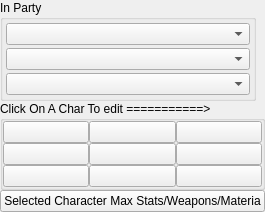
      <widget class="QWidget" name="tab_party">
       <property name="focusPolicy">
        <enum>Qt::NoFocus</enum>
       </property>
       <attribute name="title">
        <string>Party</string>
       </attribute>
       <layout class="QHBoxLayout" name="horizontalLayout_18">
        <property name="spacing">
         <number>0</number>
        </property>
        <property name="leftMargin">
         <number>0</number>
        </property>
        <property name="topMargin">
         <number>0</number>
        </property>
        <property name="rightMargin">
         <number>0</number>
        </property>
        <property name="bottomMargin">
         <number>0</number>
        </property>
        <item>
         <widget class="QFrame" name="frmParty">
          <layout class="QVBoxLayout" name="verticalLayout_23">
           <property name="spacing">
            <number>0</number>
           </property>
           <property name="leftMargin">
            <number>0</number>
           </property>
           <property name="topMargin">
            <number>0</number>
           </property>
           <property name="rightMargin">
            <number>0</number>
           </property>
           <property name="bottomMargin">
            <number>0</number>
           </property>
           <item>
            <widget class="QFrame" name="frmPartyMoney">
             <property name="sizePolicy">
              <sizepolicy hsizetype="Preferred" vsizetype="Fixed">
               <horstretch>0</horstretch>
               <verstretch>0</verstretch>
              </sizepolicy>
             </property>
             <layout class="QHBoxLayout" name="horizontalLayout_84">
              <property name="spacing">
               <number>0</number>
              </property>
              <property name="leftMargin">
               <number>0</number>
              </property>
              <property name="topMargin">
               <number>0</number>
              </property>
              <property name="bottomMargin">
               <number>0</number>
              </property>
              <item>
               <widget class="QGroupBox" name="party_group_box">
                <property name="sizePolicy">
                 <sizepolicy hsizetype="Preferred" vsizetype="Preferred">
                  <horstretch>0</horstretch>
                  <verstretch>0</verstretch>
                 </sizepolicy>
                </property>
                <property name="title">
                 <string>In Party</string>
                </property>
                <layout class="QVBoxLayout" name="verticalLayout_10">
                 <property name="spacing">
                  <number>3</number>
                 </property>
                 <property name="leftMargin">
                  <number>3</number>
                 </property>
                 <property name="topMargin">
                  <number>3</number>
                 </property>
                 <property name="rightMargin">
                  <number>3</number>
                 </property>
                 <property name="bottomMargin">
                  <number>3</number>
                 </property>
                 <item>
                  <widget class="QComboBox" name="combo_party1">
                   <property name="sizePolicy">
                    <sizepolicy hsizetype="Preferred" vsizetype="Preferred">
                     <horstretch>0</horstretch>
                     <verstretch>0</verstretch>
                    </sizepolicy>
                   </property>
                   <property name="maxVisibleItems">
                    <number>13</number>
                   </property>
                   <property name="iconSize">
                    <size>
                     <width>32</width>
                     <height>32</height>
                    </size>
                   </property>
                  </widget>
                 </item>
                 <item>
                  <widget class="QComboBox" name="combo_party2">
                   <property name="enabled">
                    <bool>true</bool>
                   </property>
                   <property name="sizePolicy">
                    <sizepolicy hsizetype="Preferred" vsizetype="Preferred">
                     <horstretch>0</horstretch>
                     <verstretch>0</verstretch>
                    </sizepolicy>
                   </property>
                   <property name="maxVisibleItems">
                    <number>13</number>
                   </property>
                   <property name="iconSize">
                    <size>
                     <width>32</width>
                     <height>32</height>
                    </size>
                   </property>
                  </widget>
                 </item>
                 <item>
                  <widget class="QComboBox" name="combo_party3">
                   <property name="sizePolicy">
                    <sizepolicy hsizetype="Preferred" vsizetype="Preferred">
                     <horstretch>0</horstretch>
                     <verstretch>0</verstretch>
                    </sizepolicy>
                   </property>
                   <property name="maxVisibleItems">
                    <number>13</number>
                   </property>
                   <property name="iconSize">
                    <size>
                     <width>32</width>
                     <height>32</height>
                    </size>
                   </property>
                  </widget>
                 </item>
                </layout>
               </widget>
              </item>
             </layout>
            </widget>
           </item>
           <item>
            <widget class="QGroupBox" name="groupBox_5">
             <property name="maximumSize">
              <size>
               <width>16777215</width>
               <height>16777215</height>
              </size>
             </property>
             <property name="title">
              <string>Click On A Char To edit ===========&gt;</string>
             </property>
             <layout class="QGridLayout" name="gridLayout_2">
              <property name="leftMargin">
               <number>0</number>
              </property>
              <property name="topMargin">
               <number>0</number>
              </property>
              <property name="rightMargin">
               <number>0</number>
              </property>
              <property name="bottomMargin">
               <number>0</number>
              </property>
              <property name="spacing">
               <number>0</number>
              </property>
              <item row="2" column="0">
               <widget class="QPushButton" name="btn_cait">
                <property name="sizePolicy">
                 <sizepolicy hsizetype="Preferred" vsizetype="Preferred">
                  <horstretch>0</horstretch>
                  <verstretch>0</verstretch>
                 </sizepolicy>
                </property>
               </widget>
              </item>
              <item row="1" column="1">
               <widget class="QPushButton" name="btn_red">
                <property name="enabled">
                 <bool>true</bool>
                </property>
                <property name="sizePolicy">
                 <sizepolicy hsizetype="Preferred" vsizetype="Preferred">
                  <horstretch>0</horstretch>
                  <verstretch>0</verstretch>
                 </sizepolicy>
                </property>
               </widget>
              </item>
              <item row="0" column="1">
               <widget class="QPushButton" name="btn_barret">
                <property name="sizePolicy">
                 <sizepolicy hsizetype="Preferred" vsizetype="Preferred">
                  <horstretch>0</horstretch>
                  <verstretch>0</verstretch>
                 </sizepolicy>
                </property>
               </widget>
              </item>
              <item row="2" column="2">
               <widget class="QPushButton" name="btn_cid">
                <property name="sizePolicy">
                 <sizepolicy hsizetype="Preferred" vsizetype="Preferred">
                  <horstretch>0</horstretch>
                  <verstretch>0</verstretch>
                 </sizepolicy>
                </property>
               </widget>
              </item>
              <item row="0" column="0">
               <widget class="QPushButton" name="btn_cloud">
                <property name="sizePolicy">
                 <sizepolicy hsizetype="Preferred" vsizetype="Preferred">
                  <horstretch>0</horstretch>
                  <verstretch>0</verstretch>
                 </sizepolicy>
                </property>
               </widget>
              </item>
              <item row="1" column="2">
               <widget class="QPushButton" name="btn_yuffie">
                <property name="sizePolicy">
                 <sizepolicy hsizetype="Preferred" vsizetype="Preferred">
                  <horstretch>0</horstretch>
                  <verstretch>0</verstretch>
                 </sizepolicy>
                </property>
               </widget>
              </item>
              <item row="1" column="0">
               <widget class="QPushButton" name="btn_aeris">
                <property name="sizePolicy">
                 <sizepolicy hsizetype="Preferred" vsizetype="Preferred">
                  <horstretch>0</horstretch>
                  <verstretch>0</verstretch>
                 </sizepolicy>
                </property>
               </widget>
              </item>
              <item row="0" column="2">
               <widget class="QPushButton" name="btn_tifa">
                <property name="sizePolicy">
                 <sizepolicy hsizetype="Preferred" vsizetype="Preferred">
                  <horstretch>0</horstretch>
                  <verstretch>0</verstretch>
                 </sizepolicy>
                </property>
               </widget>
              </item>
              <item row="2" column="1">
               <widget class="QPushButton" name="btn_vincent">
                <property name="sizePolicy">
                 <sizepolicy hsizetype="Preferred" vsizetype="Preferred">
                  <horstretch>0</horstretch>
                  <verstretch>0</verstretch>
                 </sizepolicy>
                </property>
               </widget>
              </item>
             </layout>
            </widget>
           </item>
           <item>
            <widget class="QPushButton" name="btn_maxChar">
             <property name="text">
              <string>Selected Character Max Stats/Weapons/Materia</string>
             </property>
            </widget>
           </item>
          </layout>
         </widget>
        </item>
        <item>
         <widget class="QFrame" name="group_char_editor_box">
          <widget class="QFrame" name="frame_status">
           <property name="geometry">
            <rect>
             <x>-340</x>
             <y>25</y>
             <width>766</width>
             <height>18</height>
            </rect>
           </property>
           <property name="sizePolicy">
            <sizepolicy hsizetype="Preferred" vsizetype="Fixed">
             <horstretch>0</horstretch>
             <verstretch>0</verstretch>
            </sizepolicy>
           </property>
           <property name="minimumSize">
            <size>
             <width>0</width>
             <height>18</height>
            </size>
           </property>
           <property name="maximumSize">
            <size>
             <width>16777215</width>
             <height>18</height>
            </size>
           </property>
           <layout class="QHBoxLayout" name="horizontalLayout_112">
            <property name="spacing">
             <number>0</number>
            </property>
            <property name="leftMargin">
             <number>0</number>
            </property>
            <property name="topMargin">
             <number>0</number>
            </property>
            <property name="rightMargin">
             <number>0</number>
            </property>
            <property name="bottomMargin">
             <number>0</number>
            </property>
            <item>
             <spacer name="horizontalSpacer_95">
              <property name="orientation">
               <enum>Qt::Horizontal</enum>
              </property>
              <property name="sizeType">
               <enum>QSizePolicy::Fixed</enum>
              </property>
              <property name="sizeHint" stdset="0">
               <size>
                <width>14</width>
                <height>18</height>
               </size>
              </property>
             </spacer>
            </item>
            <item>
             <widget class="QLabel" name="lbl_fileName">
              <property name="sizePolicy">
               <sizepolicy hsizetype="Preferred" vsizetype="Preferred">
                <horstretch>0</horstretch>
                <verstretch>0</verstretch>
               </sizepolicy>
              </property>
              <property name="minimumSize">
               <size>
                <width>0</width>
                <height>0</height>
               </size>
              </property>
              <property name="maximumSize">
               <size>
                <width>16777215</width>
                <height>16777215</height>
               </size>
              </property>
              <property name="lineWidth">
               <number>0</number>
              </property>
             </widget>
            </item>
            <item>
             <spacer name="horizontalSpacer_76">
              <property name="orientation">
               <enum>Qt::Horizontal</enum>
              </property>
              <property name="sizeHint" stdset="0">
               <size>
                <width>25</width>
                <height>0</height>
               </size>
              </property>
             </spacer>
            </item>
            <item>
             <widget class="QLabel" name="lbl_current_slot_txt">
              <property name="sizePolicy">
               <sizepolicy hsizetype="Preferred" vsizetype="Preferred">
                <horstretch>0</horstretch>
                <verstretch>0</verstretch>
               </sizepolicy>
              </property>
              <property name="minimumSize">
               <size>
                <width>0</width>
                <height>0</height>
               </size>
              </property>
              <property name="maximumSize">
               <size>
                <width>16777215</width>
                <height>16777215</height>
               </size>
              </property>
             </widget>
            </item>
            <item>
             <spacer name="horizontalSpacer_115">
              <property name="orientation">
               <enum>Qt::Horizontal</enum>
              </property>
              <property name="sizeType">
               <enum>QSizePolicy::Fixed</enum>
              </property>
              <property name="sizeHint" stdset="0">
               <size>
                <width>14</width>
                <height>18</height>
               </size>
              </property>
             </spacer>
            </item>
           </layout>
          </widget>
         </widget>
        </item>
       </layout>
      </widget>
